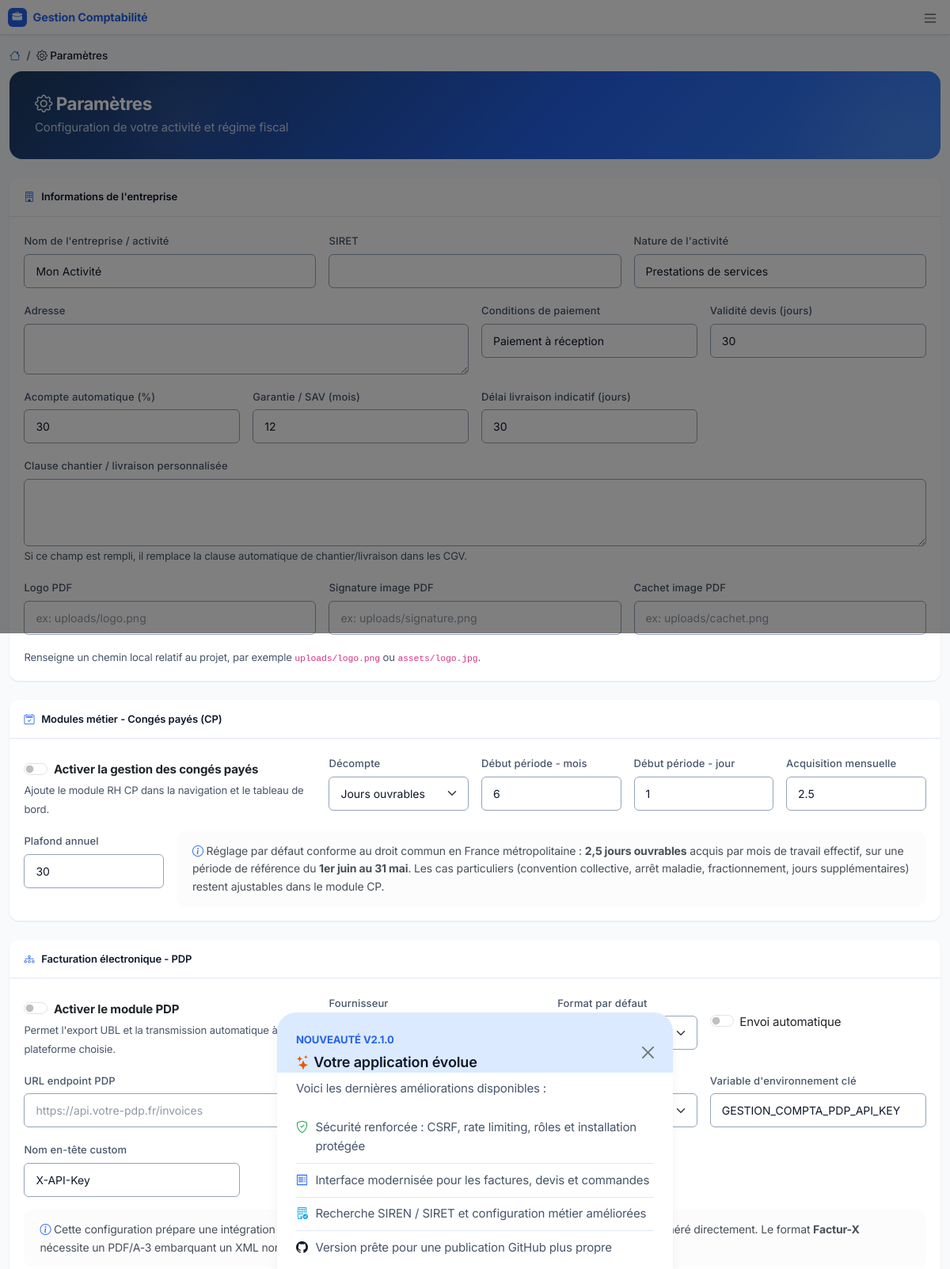
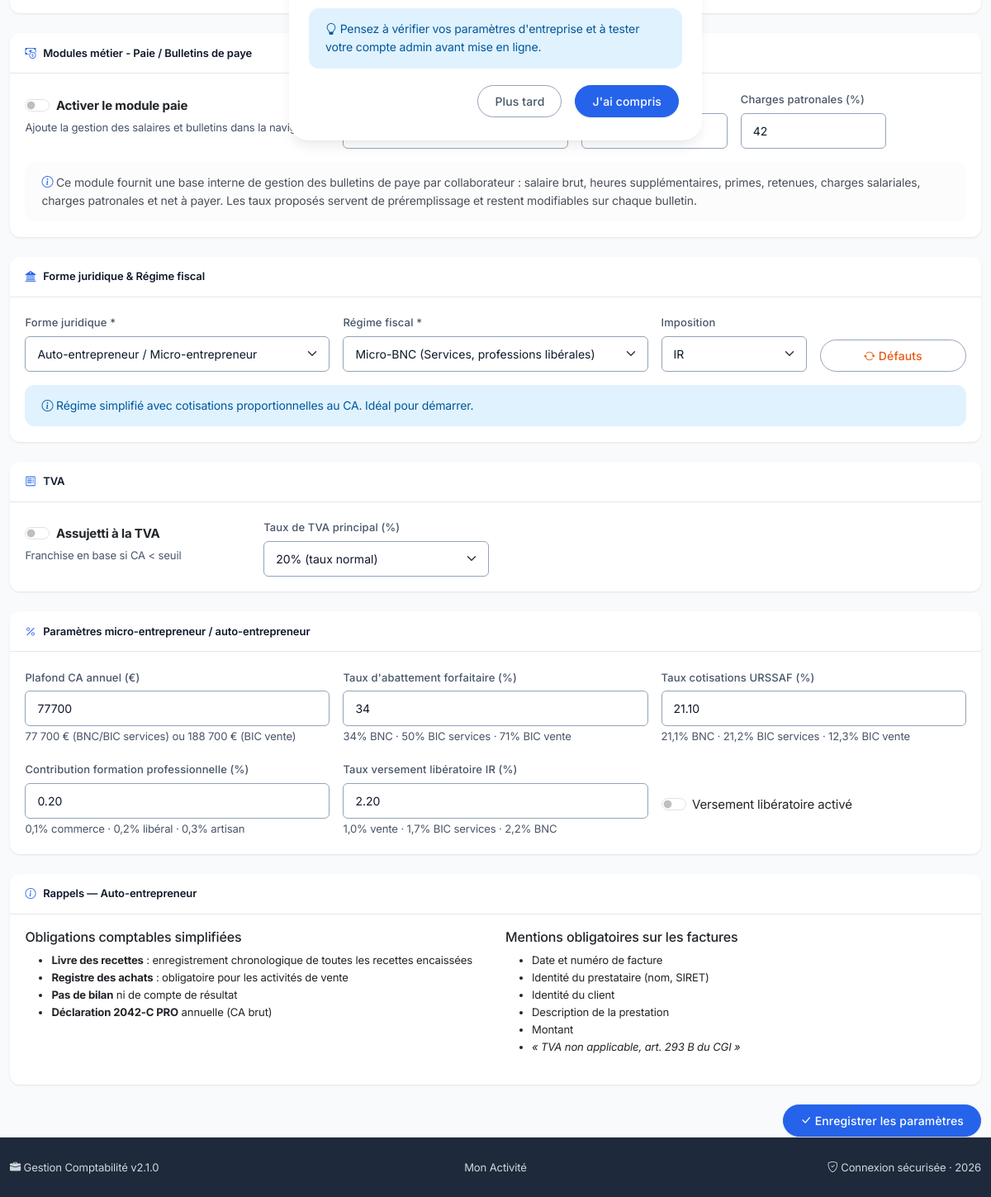
Page /parametres.php (signed in) on the committed database (2 pictures, top to bottom).
### tables this page shows
CREATE TABLE IF NOT EXISTS `parametres` (
    `cle` VARCHAR(50) PRIMARY KEY,
    `valeur` VARCHAR(255) NOT NULL,
    `description` VARCHAR(255) DEFAULT NULL
);

### parametres.php (the view, shortened to what the rows shown need)
<?php
require_once __DIR__ . '/functions.php';
$formes = getFormesJuridiques();
include 'header.php';
?>
<div class="hero-banner mb-4">
    <div class="d-flex justify-content-between align-items-center">
        <div>
            <h2 class="mb-1"><i class="bi bi-gear"></i> Paramètres</h2>
        </div>
    </div>
</div>
<form method="POST">
    <div class="card border-0 mb-4">
        <div class="card-body">
            <div class="row g-3">
                <div class="col-md-4">
                    <label class="form-label">Nom de l'entreprise / activité</label>
                    <input type="text" name="nom_entreprise" class="form-control"
                           value="<?= e(getParam('nom_entreprise')) ?>">
                </div>
                <div class="col-md-4">
                    <label class="form-label">Nature de l'activité</label>
                    <input type="text" name="activite" class="form-control"
                           value="<?= e(getParam('activite')) ?>">
                </div>
                <div class="col-md-3">
                    <label class="form-label">Acompte automatique (%)</label>
                    <input type="number" name="acompte_commande_pct" class="form-control" min="0" max="100" step="1"
                           value="<?= e(getParam('acompte_commande_pct', '30')) ?>">
                </div>
                <div class="col-md-3">
                    <label class="form-label">Garantie / SAV (mois)</label>
                    <input type="number" name="garantie_sav_mois" class="form-control" min="0" max="60" step="1"
                           value="<?= e(getParam('garantie_sav_mois', '12')) ?>">
                </div>
                <div class="col-md-3">
                    <label class="form-label">Délai livraison indicatif (jours)</label>
                    <input type="number" name="delai_livraison_jours" class="form-control" min="0" max="365" step="1"
                           value="<?= e(getParam('delai_livraison_jours', '30')) ?>">
                </div>
            </div>
        </div>
    </div>
    <div class="card border-0 mb-4">
        <div class="card-body">
            <div class="row g-3">
                <div class="col-md-4">
                    <div class="form-check form-switch mt-2">
                        <input class="form-check-input" type="checkbox" name="module_cp_actif" value="1"
                               id="cpModuleSwitch" <?= getParam('module_cp_actif', '0') === '1' ? 'checked' : '' ?>>
                        <label class="form-check-label" for="cpModuleSwitch">
                            <strong>Activer la gestion des congés payés</strong>
                        </label>
                    </div>
                </div>
                <div class="col-md-2">
                    <label class="form-label">Décompte</label>
                    <select name="cp_mode_decompte" class="form-select">
                        <option value="ouvrables" <?= getParam('cp_mode_decompte', 'ouvrables') === 'ouvrables' ? 'selected' : '' ?>>Jours ouvrables</option>
                    </select>
                </div>
                <div class="col-md-2">
                    <label class="form-label">Début période - mois</label>
                    <input type="number" name="cp_reference_start_month" class="form-control" min="1" max="12"
                           value="<?= e(getParam('cp_reference_start_month', '6')) ?>">
                </div>
                <div class="col-md-2">
                    <label class="form-label">Début période - jour</label>
                    <input type="number" name="cp_reference_start_day" class="form-control" min="1" max="28"
                           value="<?= e(getParam('cp_reference_start_day', '1')) ?>">
                </div>
                <div class="col-md-2">
                    <label class="form-label">Acquisition mensuelle</label>
                    <input type="number" name="cp_acquisition_rate" class="form-control" min="0" step="0.01"
                           value="<?= e(getParam('cp_acquisition_rate', '2.5')) ?>">
                </div>
                <div class="col-md-2">
                    <label class="form-label">Plafond annuel</label>
                    <input type="number" name="cp_annual_cap" class="form-control" min="0" step="0.01"
                           value="<?= e(getParam('cp_annual_cap', '30')) ?>">
                </div>
            </div>
        </div>
    </div>
    <div class="card border-0 mb-4">
        <div class="card-body">
            <div class="row g-3">
                <div class="col-md-4">
                    <div class="form-check form-switch mt-2">
                        <input class="form-check-input" type="checkbox" name="pdp_enabled" value="1"
                               id="pdpEnabledSwitch" <?= getParam('pdp_enabled', '0') === '1' ? 'checked' : '' ?>>
                        <label class="form-check-label" for="pdpEnabledSwitch">
                            <strong>Activer le module PDP</strong>
                        </label>
                    </div>
                </div>
                <div class="col-md-3">
                    <div class="form-check form-switch mt-4">
                        <input class="form-check-input" type="checkbox" name="pdp_auto_send" value="1"
                               id="pdpAutoSendSwitch" <?= getParam('pdp_auto_send', '0') === '1' ? 'checked' : '' ?>>
                        <label class="form-check-label" for="pdpAutoSendSwitch">
                            Envoi automatique
                        </label>
                    </div>
                </div>
                <div class="col-md-3">
                    <label class="form-label">Variable d'environnement clé</label>
                    <input type="text" name="pdp_api_key_env" class="form-control"
                           value="<?= e(getParam('pdp_api_key_env', 'GESTION_COMPTA_PDP_API_KEY')) ?>">
                </div>
                <div class="col-md-3">
                    <label class="form-label">Nom en-tête custom</label>
                    <input type="text" name="pdp_custom_header_name" class="form-control"
                           value="<?= e(getParam('pdp_custom_header_name', 'X-API-Key')) ?>">
                </div>
            </div>
        </div>
    </div>
    <div class="card border-0 mb-4">
        <div class="card-body">
            <div class="row g-3">
                <div class="col-md-4">
                    <div class="form-check form-switch mt-2">
                        <input class="form-check-input" type="checkbox" name="module_paie_actif" value="1"
                               id="paieModuleSwitch" <?= getParam('module_paie_actif', '0') === '1' ? 'checked' : '' ?>>
                        <label class="form-check-label" for="paieModuleSwitch">
                            <strong>Activer le module paie</strong>
                        </label>
                    </div>
                </div>
                <div class="col-md-2">
                    <label class="form-label">Charges patronales (%)</label>
                    <input type="number" name="paie_taux_charges_patronales" class="form-control" min="0" step="0.01"
                           value="<?= e(getParam('paie_taux_charges_patronales', '42')) ?>">
                </div>
            </div>
        </div>
    </div>
    <div class="card border-0 mb-4">
        <div class="card-body">
            <div class="row g-3">
                <div class="col-md-4">
                    <label class="form-label">Forme juridique *</label>
                    <select name="forme_juridique" id="formeJuridique" class="form-select">
                        <?php foreach ($formes as $code => $info): ?>
                            <option value="<?= $code ?>" <?= getParam('forme_juridique', 'auto-entrepreneur') === $code ? 'selected' : '' ?>>
                                <?= e($info['label']) ?>
                            </option>
                        <?php endforeach; ?>
                    </select>
                </div>
                <div class="col-md-4">
                    <label class="form-label">Régime fiscal *</label>
                    <select name="regime" id="regimeFiscal" class="form-select">
                        <?php foreach ($formes as $code => $info): ?>
                            <?php foreach ($info['regimes'] as $rCode => $rLabel): ?>
                                <option value="<?= $rCode ?>"
                                        data-forme="<?= $code ?>"
                                        <?= getParam('regime', 'micro-bnc') === $rCode && getParam('forme_juridique', 'auto-entrepreneur') === $code ? 'selected' : '' ?>>
                                    <?= e($rLabel) ?>
                                </option>
                            <?php endforeach; ?>
                        <?php endforeach; ?>
                    </select>
                </div>
                <div class="col-md-2">
                    <label class="form-label">Imposition</label>
                    <select name="regime_imposition" id="regimeImposition" class="form-select">
                        <option value="ir" <?= getParam('regime_imposition', 'ir') === 'ir' ? 'selected' : '' ?>>IR</option>
                    </select>
                </div>
            </div>
        </div>
    </div>
    <div class="card border-0 mb-4" id="blocTva">
        <div class="card-body">
            <div class="row g-3">
                <div class="col-md-3">
                    <div class="form-check form-switch mt-2">
                        <input class="form-check-input" type="checkbox" name="tva_applicable" value="1"
                               id="tvaSwitch" <?= getParam('tva_applicable', '0') === '1' ? 'checked' : '' ?>>
                        <label class="form-check-label" for="tvaSwitch">
                            <strong>Assujetti à la TVA</strong>
                        </label>
                    </div>
                </div>
                <div class="col-md-3" id="tauxTvaField">
                    <label class="form-label">Taux de TVA principal (%)</label>
                    <select name="taux_tva" class="form-select">
                        <option value="20" <?= getParam('taux_tva', '20') === '20' ? 'selected' : '' ?>>20% (taux normal)</option>
                    </select>
                </div>
            </div>
        </div>
    </div>
    <div class="card border-0 mb-4" id="blocMicro">
        <div class="card-body">
            <div class="row g-3">
                <div class="col-md-4">
                    <label class="form-label">Plafond CA annuel (€)</label>
                    <input type="number" name="plafond_ca" class="form-control" step="100"
                           value="<?= e(getParam('plafond_ca', '77700')) ?>">
                    <small class="text-muted" id="plafondHelp">
                        77 700 € (BNC/BIC services) ou 188 700 € (BIC vente)
                    </small>
                </div>
                <div class="col-md-4">
                    <label class="form-label">Taux d'abattement forfaitaire (%)</label>
                    <input type="number" name="taux_abattement" class="form-control" step="0.1" min="0" max="100"
                           value="<?= e(getParam('taux_abattement', '34')) ?>">
                    <small class="text-muted" id="abattementHelp">
                        34% BNC · 50% BIC services · 71% BIC vente
                    </small>
                </div>
                <div class="col-md-4">
                    <label class="form-label">Taux cotisations URSSAF (%)</label>
                    <input type="number" name="taux_cotisations_sociales" class="form-control" step="0.01" min="0"
                           value="<?= e(getParam('taux_cotisations_sociales', '21.10')) ?>">
                    <small class="text-muted" id="urssafHelp">
                        21,1% BNC · 21,2% BIC services · 12,3% BIC vente
                    </small>
                </div>
                <div class="col-md-4">
                    <label class="form-label">Contribution formation professionnelle (%)</label>
                    <input type="number" name="taux_cfp" class="form-control" step="0.01" min="0"
                           value="<?= e(getParam('taux_cfp', '0.20')) ?>">
                    <small class="text-muted">
                        0,1% commerce · 0,2% libéral · 0,3% artisan
                    </small>
                </div>
                <div class="col-md-4">
                    <label class="form-label">Taux versement libératoire IR (%)</label>
                    <input type="number" name="taux_versement_liberatoire" class="form-control" step="0.01" min="0"
                           value="<?= e(getParam('taux_versement_liberatoire', '2.20')) ?>">
                    <small class="text-muted">
                        1,0% vente · 1,7% BIC services · 2,2% BNC
                    </small>
                </div>
                <div class="col-md-4 d-flex align-items-center">
                    <div class="form-check form-switch mt-3">
                        <input class="form-check-input" type="checkbox" name="versement_liberatoire_actif" value="1"
                               id="vlSwitch" <?= getParam('versement_liberatoire_actif', '0') === '1' ? 'checked' : '' ?>>
                        <label class="form-check-label" for="vlSwitch">
                            Versement libératoire activé
                        </label>
                    </div>
                </div>
            </div>
        </div>
    </div>
</form>
<?php include 'footer.php'; ?>

### footer.php (shortened to what the rows shown need)
    </main>
    <footer class="py-4 footer-blue border-top">
        <div class="container-fluid">
            <div class="row align-items-center text-center text-md-start">
                <div class="col-md-4 text-center">
                    <small><?= e(getParam('nom_entreprise', 'Mon Activité')) ?></small>
                </div>
            </div>
        </div>
    </footer>
</body>
</html>

### rows in the picture
parametres: nom_entreprise "Mon Activité", valeur "Mon Activité"
parametres: activite "Prestations de services"
parametres: acompte_commande_pct "30"
parametres: garantie_sav_mois "12"
parametres: delai_livraison_jours "30"
parametres: cp_mode_decompte "Jours ouvrables"
parametres: cp_reference_start_month "6"
parametres: cp_reference_start_day "1"
parametres: cp_acquisition_rate "2.5"
parametres: cp_annual_cap "30"
parametres: pdp_api_key_env "GESTION_COMPTA_PDP_API_KEY"
parametres: pdp_custom_header_name "X-API-Key"
parametres: paie_taux_charges_patronales "42"
parametres: forme_juridique "Auto-entrepreneur / Micro-entrepreneur"
parametres: regime "Micro-BNC (Services, professions libérales)"
parametres: regime_imposition "IR"
parametres: taux_tva "20% (taux normal)"
parametres: plafond_ca "77700"
parametres: taux_abattement "34"
parametres: taux_cotisations_sociales "21.10"
parametres: taux_cfp "0.20"
parametres: taux_versement_liberatoire "2.20"

### other values in the picture
APP_NAME "Gestion Comptabilité"
$bc['label'] "Paramètres"
APP_VERSION "2.1.0"
